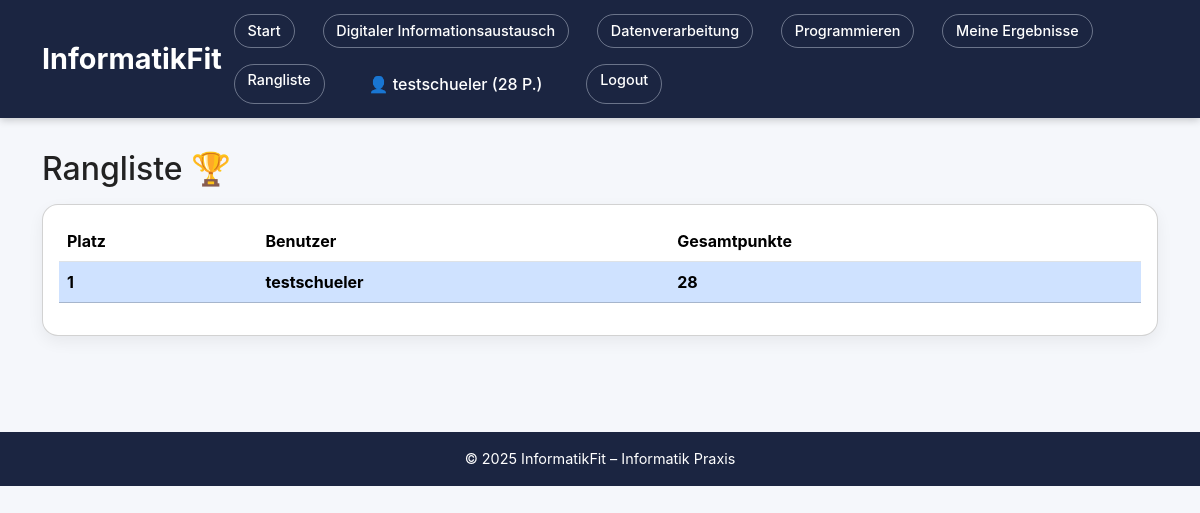
The page /leaderboard (signed in) on the database as committed earlier.
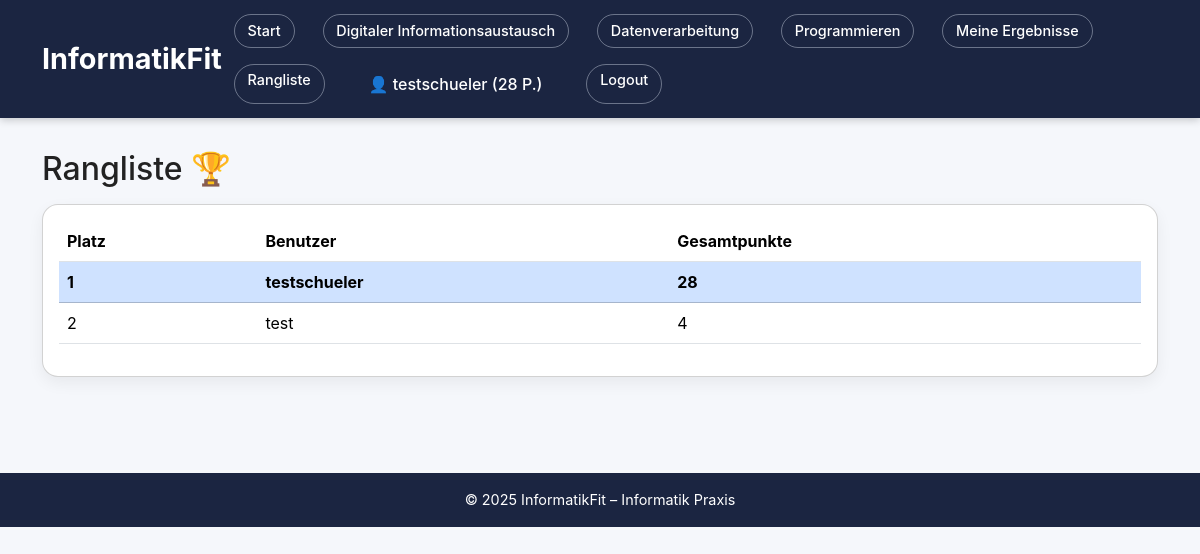
The same page on the database as committed later.
### models.py (models this page shows, shortened)
class User(db.Model, UserMixin):
    id = db.Column(db.Integer, primary_key=True)
    username = db.Column(db.String(80), unique=True, nullable=False)
    password_hash = db.Column(db.String(255), nullable=False)
    total_points = db.Column(db.Integer, default=0)  # Für Rangliste / Gesamtpunkte
    results = db.relationship('Result', backref='user', lazy=True)

### app.py (the view)
@app.route("/leaderboard")
@login_required
def leaderboard():
    users = User.query.order_by(User.total_points.desc()).all()
    return render_template("leaderboard.html", users=users)

### app.py (called while the page is built)
@login_manager.user_loader
def load_user(user_id):
    return User.query.get(int(user_id))

### templates/leaderboard.html (shortened to what this page needs)
{% extends "base.html" %}
{% block content %}
<h2 class="mb-3">Rangliste 🏆</h2>
<div class="card p-3">
  <table class="table align-middle">
    <thead>
      <tr>
        <th>Platz</th>
        <th>Benutzer</th>
        <th>Gesamtpunkte</th>
      </tr>
    </thead>
    <tbody>
      {% for user in users %}
        <tr {% if current_user.id == user.id %}class="table-primary fw-bold"{% endif %}>
          <td>{{ loop.index }}</td>
          <td>{{ user.username }}</td>
          <td>{{ user.total_points }}</td>
        </tr>
      {% endfor %}
    </tbody>
  </table>
</div>
{% endblock %}

### templates/base.html (shortened to what this page needs)
<!doctype html>
<html lang="de">
<head>
    <link
      href="https://cdn.jsdelivr.net/npm/bootstrap@5.3.3/dist/css/bootstrap.min.css"
      rel="stylesheet"
    >
    <link rel="stylesheet" href="{{ url_for('static', filename='style.css') }}">
</head>
<body>
    <header class="topbar">
        <div class="container d-flex justify-content-between align-items-center">
            <h1 class="topbar-brand mb-0">InformatikFit</h1>
            <nav class="nav">
                <a class="nav-link" href="{{ url_for('home') }}">Start</a>
                <a class="nav-link" href="{{ url_for('digitaler_informationsaustausch') }}">
                    Digitaler Informationsaustausch
                </a>
                <a class="nav-link" href="{{ url_for('datenverarbeitung') }}">
                    Datenverarbeitung
                </a>
                <a class="nav-link" href="{{ url_for('programmieren') }}">
                    Programmieren
                </a>
                {% if current_user.is_authenticated %}
                    <a class="nav-link" href="{{ url_for('my_results') }}">Meine Ergebnisse</a>
                    <a class="nav-link" href="{{ url_for('leaderboard') }}">Rangliste</a>
                    <span class="nav-link disabled">
                        👤 {{ current_user.username }} ({{ current_user.total_points }} P.)
                    </span>
                    <a class="nav-link" href="{{ url_for('logout') }}">Logout</a>
                {% else %}
                    <a class="nav-link" href="{{ url_for('login') }}">Login</a>
                    <a class="nav-link" href="{{ url_for('register') }}">Registrieren</a>
                {% endif %}
            </nav>
        </div>
    </header>
    <main class="container mb-5">
        {% block content %}{% endblock %}
    </main>
    <footer class="footer">
        © 2025 InformatikFit – Informatik Praxis
    </footer>
</body>
</html>

### static/style.css (style rules this page uses)
* * { margin: 0; padding: 0; box-sizing: border-box; font-family: -apple-system, BlinkMacSystemFont, "Segoe UI", Roboto, sans-serif; }
body { background: #f4f4f7; color: #222; min-height: 100vh; display: flex; flex-direction: column; }
.topbar { background: #1e293b; padding: 1.2rem 2rem; color: #f9fafb; box-shadow: 0 2px 8px rgba(0,0,0,0.2); }
.topbar h1 { font-size: 1.8rem; margin-bottom: 0.5rem; }
.nav { display: flex; gap: 1rem; flex-wrap: wrap; }
.nav a { color: #e5e7eb; text-decoration: none; font-weight: 500; padding: 0.3rem 0.8rem; border-radius: 999px; border: 1px solid rgba(228, 235, 247, 0.4); font-size: 0.9rem; }
h2 { margin-bottom: 0.5rem; }

### templates/base.html (style rules this page uses)
:root { --dark-blue: #1B2541; --page-bg: #f5f7fb; }
body { margin: 0; padding: 0; background-color: var(--page-bg); }
.topbar { background: var(--dark-blue); color: white; padding: 0.9rem 0; margin-bottom: 2rem; }
.topbar-brand { font-size: 1.8rem; font-weight: 700; margin: 0; }
.topbar .nav-link { color: white; font-weight: 500; margin-left: 0.75rem; }
.card { border-radius: 1rem; box-shadow: 0 6px 16px rgba(0,0,0,0.06); }
.footer { background: var(--dark-blue); color: white; text-align: center; padding: 1rem 0; margin-top: 3rem; font-size: 0.9rem; }

Rows that differ between the two databases and show on the page:
added User: username "test", total_points "4"
